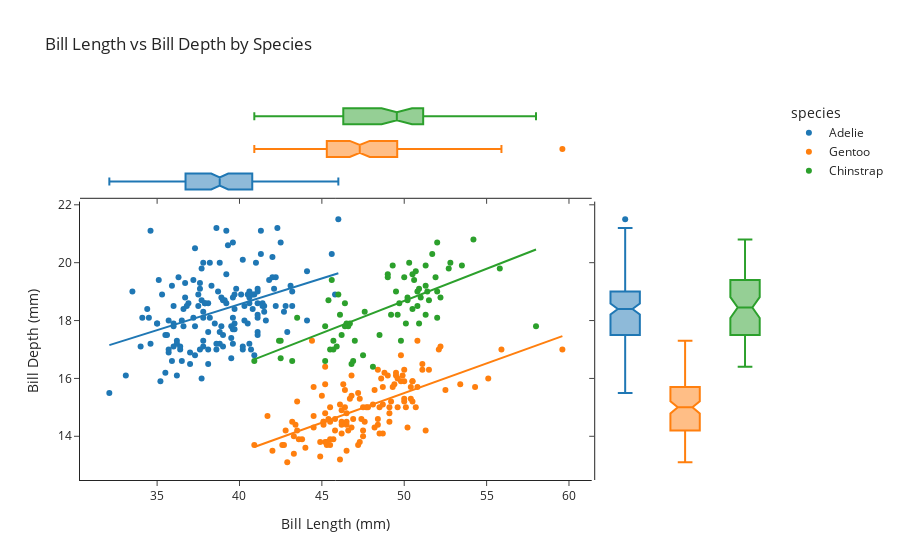

This figure's notebook cell:
### Markdown cell above
1\. Provide your code and reproduce your graphic here

### Code cell
df_penguins = pd.read_csv("https://raw.githubusercontent.com/kevindavisross/data301/main/data/penguins.csv")

px.scatter(df_penguins,
           x="bill_length_mm",
           y="bill_depth_mm",
           color="species",
           marginal_y="box",
           marginal_x="box",
           trendline="ols",
           template="simple_white",
           title="Bill Length vs Bill Depth by Species",
           labels={
                "bill_length_mm": "Bill Length (mm)",
                "bill_depth_mm": "Bill Depth (mm)"
           })

### Figure 1 — Plotly figure (JSON) as saved in the notebook; plotly's stock layout.template omitted (floating-point values rounded to 4 significant figures; data arrays with more than 128 entries replaced by an {"elided": "..."} marker saying what was removed)
{"data": [{"hovertemplate": "species=Adelie<br>Bill Length (mm)=%{x}<br>Bill Depth (mm)=%{y}<extra></extra>", "legendgroup": "Adelie", "marker": {"color": "#1F77B4", "symbol": "circle"}, "mode": "markers", "name": "Adelie", "orientation": "v", "showlegend": true, "type": "scatter", "x": {"elided": "152 float values"}, "xaxis": "x", "y": {"elided": "152 float values"}, "yaxis": "y"}, {"alignmentgroup": "True", "hovertemplate": "species=Adelie<br>Bill Length (mm)=%{x}<extra></extra>", "legendgroup": "Adelie", "marker": {"color": "#1F77B4", "symbol": "circle"}, "name": "Adelie", "notched": true, "offsetgroup": "Adelie", "showlegend": false, "type": "box", "x": {"elided": "152 float values"}, "xaxis": "x3", "yaxis": "y3"}, {"alignmentgroup": "True", "hovertemplate": "species=Adelie<br>Bill Depth (mm)=%{y}<extra></extra>", "legendgroup": "Adelie", "marker": {"color": "#1F77B4", "symbol": "circle"}, "name": "Adelie", "notched": true, "offsetgroup": "Adelie", "showlegend": false, "type": "box", "xaxis": "x2", "y": {"elided": "152 float values"}, "yaxis": "y2"}, {"hovertemplate": "<b>OLS trendline</b><br>bill_depth_mm = 0.178834 * bill_length_mm + 11.4091<br>R<sup>2</sup>=0.153266<br><br>species=Adelie<br>Bill Length (mm)=%{x}<br>Bill Depth (mm)=%{y} <b>(trend)</b><extra></extra>", "legendgroup": "Adelie", "marker": {"color": "#1F77B4", "symbol": "circle"}, "mode": "lines", "name": "Adelie", "showlegend": false, "type": "scatter", "x": {"elided": "151 float values"}, "xaxis": "x", "y": {"elided": "151 float values"}, "yaxis": "y"}, {"hovertemplate": "species=Gentoo<br>Bill Length (mm)=%{x}<br>Bill Depth (mm)=%{y}<extra></extra>", "legendgroup": "Gentoo", "marker": {"color": "#FF7F0E", "symbol": "circle"}, "mode": "markers", "name": "Gentoo", "orientation": "v", "showlegend": true, "type": "scatter", "x": [46.1, 50, 48.7, 50, 47.6, 46.5, 45.4, 46.7, 43.3, 46.8, 40.9, 49, 45.5, 48.4, 45.8, 49.3, 42, 49.2, 46.2, 48.7, 50.2, 45.1, 46.5, 46.3, 42.9, 46.1, 44.5, 47.8, 48.2, 50, 47.3, 42.8, 45.1, 59.6, 49.1, 48.4, 42.6, 44.4, 44, 48.7, 42.7, 49.6, 45.3, 49.6, 50.5, 43.6, 45.5, 50.5, 44.9, 45.2, 46.6, 48.5, 45.1, 50.1, 46.5, 45, 43.8, 45.5, 43.2, 50.4, 45.3, 46.2, 45.7, 54.3, 45.8, 49.8, 46.2, 49.5, 43.5, 50.7, 47.7, 46.4, 48.2, 46.5, 46.4, 48.6, 47.5, 51.1, 45.2, 45.2, 49.1, 52.5, 47.4, 50, 44.9, 50.8, 43.4, 51.3, 47.5, 52.1, 47.5, 52.2, 45.5, 49.5, 44.5, 50.8, 49.4, 46.9, 48.4, 51.1, 48.5, 55.9, 47.2, 49.1, 47.3, 46.8, 41.7, 53.4, 43.3, 48.1, 50.5, 49.8, 43.5, 51.5, 46.2, 55.1, 44.5, 48.8, 47.2, null, 46.8, 50.4, 45.2, 49.9], "xaxis": "x", "y": [13.2, 16.3, 14.1, 15.2, 14.5, 13.5, 14.6, 15.3, 13.4, 15.4, 13.7, 16.1, 13.7, 14.6, 14.6, 15.7, 13.5, 15.2, 14.5, 15.1, 14.3, 14.5, 14.5, 15.8, 13.1, 15.1, 14.3, 15, 14.3, 15.3, 15.3, 14.2, 14.5, 17, 14.8, 16.3, 13.7, 17.3, 13.6, 15.7, 13.7, 16, 13.7, 15, 15.9, 13.9, 13.9, 15.9, 13.3, 15.8, 14.2, 14.1, 14.4, 15, 14.4, 15.4, 13.9, 15, 14.5, 15.3, 13.8, 14.9, 13.9, 15.7, 14.2, 16.8, 14.4, 16.2, 14.2, 15, 15, 15.6, 15.6, 14.8, 15, 16, 14.2, 16.3, 13.8, 16.4, 14.5, 15.6, 14.6, 15.9, 13.8, 17.3, 14.4, 14.2, 14, 17, 15, 17.1, 14.5, 16.1, 14.7, 15.7, 15.8, 14.6, 14.4, 16.5, 15, 17, 15.5, 15, 13.8, 16.1, 14.7, 15.8, 14, 15.1, 15.2, 15.9, 15.2, 16.3, 14.1, 16, 15.7, 16.2, 13.7, null, 14.3, 15.7, 14.8, 16.1], "yaxis": "y"}, {"alignmentgroup": "True", "hovertemplate": "species=Gentoo<br>Bill Length (mm)=%{x}<extra></extra>", "legendgroup": "Gentoo", "marker": {"color": "#FF7F0E", "symbol": "circle"}, "name": "Gentoo", "notched": true, "offsetgroup": "Gentoo", "showlegend": false, "type": "box", "x": [46.1, 50, 48.7, 50, 47.6, 46.5, 45.4, 46.7, 43.3, 46.8, 40.9, 49, 45.5, 48.4, 45.8, 49.3, 42, 49.2, 46.2, 48.7, 50.2, 45.1, 46.5, 46.3, 42.9, 46.1, 44.5, 47.8, 48.2, 50, 47.3, 42.8, 45.1, 59.6, 49.1, 48.4, 42.6, 44.4, 44, 48.7, 42.7, 49.6, 45.3, 49.6, 50.5, 43.6, 45.5, 50.5, 44.9, 45.2, 46.6, 48.5, 45.1, 50.1, 46.5, 45, 43.8, 45.5, 43.2, 50.4, 45.3, 46.2, 45.7, 54.3, 45.8, 49.8, 46.2, 49.5, 43.5, 50.7, 47.7, 46.4, 48.2, 46.5, 46.4, 48.6, 47.5, 51.1, 45.2, 45.2, 49.1, 52.5, 47.4, 50, 44.9, 50.8, 43.4, 51.3, 47.5, 52.1, 47.5, 52.2, 45.5, 49.5, 44.5, 50.8, 49.4, 46.9, 48.4, 51.1, 48.5, 55.9, 47.2, 49.1, 47.3, 46.8, 41.7, 53.4, 43.3, 48.1, 50.5, 49.8, 43.5, 51.5, 46.2, 55.1, 44.5, 48.8, 47.2, null, 46.8, 50.4, 45.2, 49.9], "xaxis": "x3", "yaxis": "y3"}, {"alignmentgroup": "True", "hovertemplate": "species=Gentoo<br>Bill Depth (mm)=%{y}<extra></extra>", "legendgroup": "Gentoo", "marker": {"color": "#FF7F0E", "symbol": "circle"}, "name": "Gentoo", "notched": true, "offsetgroup": "Gentoo", "showlegend": false, "type": "box", "xaxis": "x2", "y": [13.2, 16.3, 14.1, 15.2, 14.5, 13.5, 14.6, 15.3, 13.4, 15.4, 13.7, 16.1, 13.7, 14.6, 14.6, 15.7, 13.5, 15.2, 14.5, 15.1, 14.3, 14.5, 14.5, 15.8, 13.1, 15.1, 14.3, 15, 14.3, 15.3, 15.3, 14.2, 14.5, 17, 14.8, 16.3, 13.7, 17.3, 13.6, 15.7, 13.7, 16, 13.7, 15, 15.9, 13.9, 13.9, 15.9, 13.3, 15.8, 14.2, 14.1, 14.4, 15, 14.4, 15.4, 13.9, 15, 14.5, 15.3, 13.8, 14.9, 13.9, 15.7, 14.2, 16.8, 14.4, 16.2, 14.2, 15, 15, 15.6, 15.6, 14.8, 15, 16, 14.2, 16.3, 13.8, 16.4, 14.5, 15.6, 14.6, 15.9, 13.8, 17.3, 14.4, 14.2, 14, 17, 15, 17.1, 14.5, 16.1, 14.7, 15.7, 15.8, 14.6, 14.4, 16.5, 15, 17, 15.5, 15, 13.8, 16.1, 14.7, 15.8, 14, 15.1, 15.2, 15.9, 15.2, 16.3, 14.1, 16, 15.7, 16.2, 13.7, null, 14.3, 15.7, 14.8, 16.1], "yaxis": "y2"}, {"hovertemplate": "<b>OLS trendline</b><br>bill_depth_mm = 0.204844 * bill_length_mm + 5.25101<br>R<sup>2</sup>=0.413943<br><br>species=Gentoo<br>Bill Length (mm)=%{x}<br>Bill Depth (mm)=%{y} <b>(trend)</b><extra></extra>", "legendgroup": "Gentoo", "marker": {"color": "#FF7F0E", "symbol": "circle"}, "mode": "lines", "name": "Gentoo", "showlegend": false, "type": "scatter", "x": [40.9, 41.7, 42, 42.6, 42.7, 42.8, 42.9, 43.2, 43.3, 43.3, 43.4, 43.5, 43.5, 43.6, 43.8, 44, 44.4, 44.5, 44.5, 44.5, 44.9, 44.9, 45, 45.1, 45.1, 45.1, 45.2, 45.2, 45.2, 45.2, 45.3, 45.3, 45.4, 45.5, 45.5, 45.5, 45.5, 45.7, 45.8, 45.8, 46.1, 46.1, 46.2, 46.2, 46.2, 46.2, 46.3, 46.4, 46.4, 46.5, 46.5, 46.5, 46.5, 46.6, 46.7, 46.8, 46.8, 46.8, 46.9, 47.2, 47.2, 47.3, 47.3, 47.4, 47.5, 47.5, 47.5, 47.6, 47.7, 47.8, 48.1, 48.2, 48.2, 48.4, 48.4, 48.4, 48.5, 48.5, 48.6, 48.7, 48.7, 48.7, 48.8, 49, 49.1, 49.1, 49.1, 49.2, 49.3, 49.4, 49.5, 49.5, 49.6, 49.6, 49.8, 49.8, 49.9, 50, 50, 50, 50, 50.1, 50.2, 50.4, 50.4, 50.5, 50.5, 50.5, 50.7, 50.8, 50.8, 51.1, 51.1, 51.3, 51.5, 52.1, 52.2, 52.5, 53.4, 54.3, 55.1, 55.9, 59.6], "xaxis": "x", "y": [13.63, 13.79, 13.85, 13.98, 14.0, 14.02, 14.04, 14.1, 14.12, 14.12, 14.14, 14.16, 14.16, 14.18, 14.22, 14.26, 14.35, 14.37, 14.37, 14.37, 14.45, 14.45, 14.47, 14.49, 14.49, 14.49, 14.51, 14.51, 14.51, 14.51, 14.53, 14.53, 14.55, 14.57, 14.57, 14.57, 14.57, 14.61, 14.63, 14.63, 14.69, 14.69, 14.71, 14.71, 14.71, 14.71, 14.74, 14.76, 14.76, 14.78, 14.78, 14.78, 14.78, 14.8, 14.82, 14.84, 14.84, 14.84, 14.86, 14.92, 14.92, 14.94, 14.94, 14.96, 14.98, 14.98, 14.98, 15.0, 15.02, 15.04, 15.1, 15.12, 15.12, 15.17, 15.17, 15.17, 15.19, 15.19, 15.21, 15.23, 15.23, 15.23, 15.25, 15.29, 15.31, 15.31, 15.31, 15.33, 15.35, 15.37, 15.39, 15.39, 15.41, 15.41, 15.45, 15.45, 15.47, 15.49, 15.49, 15.49, 15.49, 15.51, 15.53, 15.58, 15.58, 15.6, 15.6, 15.6, 15.64, 15.66, 15.66, 15.72, 15.72, 15.76, 15.8, 15.92, 15.94, 16.01, 16.19, 16.37, 16.54, 16.7, 17.46], "yaxis": "y"}, {"hovertemplate": "species=Chinstrap<br>Bill Length (mm)=%{x}<br>Bill Depth (mm)=%{y}<extra></extra>", "legendgroup": "Chinstrap", "marker": {"color": "#2CA02C", "symbol": "circle"}, "mode": "markers", "name": "Chinstrap", "orientation": "v", "showlegend": true, "type": "scatter", "x": [46.5, 50, 51.3, 45.4, 52.7, 45.2, 46.1, 51.3, 46, 51.3, 46.6, 51.7, 47, 52, 45.9, 50.5, 50.3, 58, 46.4, 49.2, 42.4, 48.5, 43.2, 50.6, 46.7, 52, 50.5, 49.5, 46.4, 52.8, 40.9, 54.2, 42.5, 51, 49.7, 47.5, 47.6, 52, 46.9, 53.5, 49, 46.2, 50.9, 45.5, 50.9, 50.8, 50.1, 49, 51.5, 49.8, 48.1, 51.4, 45.7, 50.7, 42.5, 52.2, 45.2, 49.3, 50.2, 45.6, 51.9, 46.8, 45.7, 55.8, 43.5, 49.6, 50.8, 50.2], "xaxis": "x", "y": [17.9, 19.5, 19.2, 18.7, 19.8, 17.8, 18.2, 18.2, 18.9, 19.9, 17.8, 20.3, 17.3, 18.1, 17.1, 19.6, 20, 17.8, 18.6, 18.2, 17.3, 17.5, 16.6, 19.4, 17.9, 19, 18.4, 19, 17.8, 20, 16.6, 20.8, 16.7, 18.8, 18.6, 16.8, 18.3, 20.7, 16.6, 19.9, 19.5, 17.5, 19.1, 17, 17.9, 18.5, 17.9, 19.6, 18.7, 17.3, 16.4, 19, 17.3, 19.7, 17.3, 18.8, 16.6, 19.9, 18.8, 19.4, 19.5, 16.5, 17, 19.8, 18.1, 18.2, 19, 18.7], "yaxis": "y"}, {"alignmentgroup": "True", "hovertemplate": "species=Chinstrap<br>Bill Length (mm)=%{x}<extra></extra>", "legendgroup": "Chinstrap", "marker": {"color": "#2CA02C", "symbol": "circle"}, "name": "Chinstrap", "notched": true, "offsetgroup": "Chinstrap", "showlegend": false, "type": "box", "x": [46.5, 50, 51.3, 45.4, 52.7, 45.2, 46.1, 51.3, 46, 51.3, 46.6, 51.7, 47, 52, 45.9, 50.5, 50.3, 58, 46.4, 49.2, 42.4, 48.5, 43.2, 50.6, 46.7, 52, 50.5, 49.5, 46.4, 52.8, 40.9, 54.2, 42.5, 51, 49.7, 47.5, 47.6, 52, 46.9, 53.5, 49, 46.2, 50.9, 45.5, 50.9, 50.8, 50.1, 49, 51.5, 49.8, 48.1, 51.4, 45.7, 50.7, 42.5, 52.2, 45.2, 49.3, 50.2, 45.6, 51.9, 46.8, 45.7, 55.8, 43.5, 49.6, 50.8, 50.2], "xaxis": "x3", "yaxis": "y3"}, {"alignmentgroup": "True", "hovertemplate": "species=Chinstrap<br>Bill Depth (mm)=%{y}<extra></extra>", "legendgroup": "Chinstrap", "marker": {"color": "#2CA02C", "symbol": "circle"}, "name": "Chinstrap", "notched": true, "offsetgroup": "Chinstrap", "showlegend": false, "type": "box", "xaxis": "x2", "y": [17.9, 19.5, 19.2, 18.7, 19.8, 17.8, 18.2, 18.2, 18.9, 19.9, 17.8, 20.3, 17.3, 18.1, 17.1, 19.6, 20, 17.8, 18.6, 18.2, 17.3, 17.5, 16.6, 19.4, 17.9, 19, 18.4, 19, 17.8, 20, 16.6, 20.8, 16.7, 18.8, 18.6, 16.8, 18.3, 20.7, 16.6, 19.9, 19.5, 17.5, 19.1, 17, 17.9, 18.5, 17.9, 19.6, 18.7, 17.3, 16.4, 19, 17.3, 19.7, 17.3, 18.8, 16.6, 19.9, 18.8, 19.4, 19.5, 16.5, 17, 19.8, 18.1, 18.2, 19, 18.7], "yaxis": "y2"}, {"hovertemplate": "<b>OLS trendline</b><br>bill_depth_mm = 0.222212 * bill_length_mm + 7.56914<br>R<sup>2</sup>=0.427110<br><br>species=Chinstrap<br>Bill Length (mm)=%{x}<br>Bill Depth (mm)=%{y} <b>(trend)</b><extra></extra>", "legendgroup": "Chinstrap", "marker": {"color": "#2CA02C", "symbol": "circle"}, "mode": "lines", "name": "Chinstrap", "showlegend": false, "type": "scatter", "x": [40.9, 42.4, 42.5, 42.5, 43.2, 43.5, 45.2, 45.2, 45.4, 45.5, 45.6, 45.7, 45.7, 45.9, 46, 46.1, 46.2, 46.4, 46.4, 46.5, 46.6, 46.7, 46.8, 46.9, 47, 47.5, 47.6, 48.1, 48.5, 49, 49, 49.2, 49.3, 49.5, 49.6, 49.7, 49.8, 50, 50.1, 50.2, 50.2, 50.3, 50.5, 50.5, 50.6, 50.7, 50.8, 50.8, 50.9, 50.9, 51, 51.3, 51.3, 51.3, 51.4, 51.5, 51.7, 51.9, 52, 52, 52, 52.2, 52.7, 52.8, 53.5, 54.2, 55.8, 58], "xaxis": "x", "y": [16.66, 16.99, 17.01, 17.01, 17.17, 17.24, 17.61, 17.61, 17.66, 17.68, 17.7, 17.72, 17.72, 17.77, 17.79, 17.81, 17.84, 17.88, 17.88, 17.9, 17.92, 17.95, 17.97, 17.99, 18.01, 18.12, 18.15, 18.26, 18.35, 18.46, 18.46, 18.5, 18.52, 18.57, 18.59, 18.61, 18.64, 18.68, 18.7, 18.72, 18.72, 18.75, 18.79, 18.79, 18.81, 18.84, 18.86, 18.86, 18.88, 18.88, 18.9, 18.97, 18.97, 18.97, 18.99, 19.01, 19.06, 19.1, 19.12, 19.12, 19.12, 19.17, 19.28, 19.3, 19.46, 19.61, 19.97, 20.46], "yaxis": "y"}], "layout": {"legend": {"title": {"text": "species"}, "tracegroupgap": 0}, "title": {"text": "Bill Length vs Bill Depth by Species"}, "xaxis": {"anchor": "y", "domain": [0, 0.7363], "title": {"text": "Bill Length (mm)"}}, "xaxis2": {"anchor": "y2", "domain": [0.7413, 1], "matches": "x2", "showline": false, "showticklabels": false, "ticks": ""}, "xaxis3": {"anchor": "y3", "domain": [0, 0.7363], "matches": "x", "showticklabels": false}, "xaxis4": {"anchor": "y4", "domain": [0.7413, 1], "matches": "x2", "showline": false, "showticklabels": false, "ticks": ""}, "yaxis": {"anchor": "x", "domain": [0, 0.7326], "title": {"text": "Bill Depth (mm)"}}, "yaxis2": {"anchor": "x2", "domain": [0, 0.7326], "matches": "y", "showticklabels": false}, "yaxis3": {"anchor": "x3", "domain": [0.7426, 1], "matches": "y3", "showline": false, "showticklabels": false, "ticks": ""}, "yaxis4": {"anchor": "x4", "domain": [0.7426, 1], "matches": "y3", "showline": false, "showticklabels": false, "ticks": ""}}}
